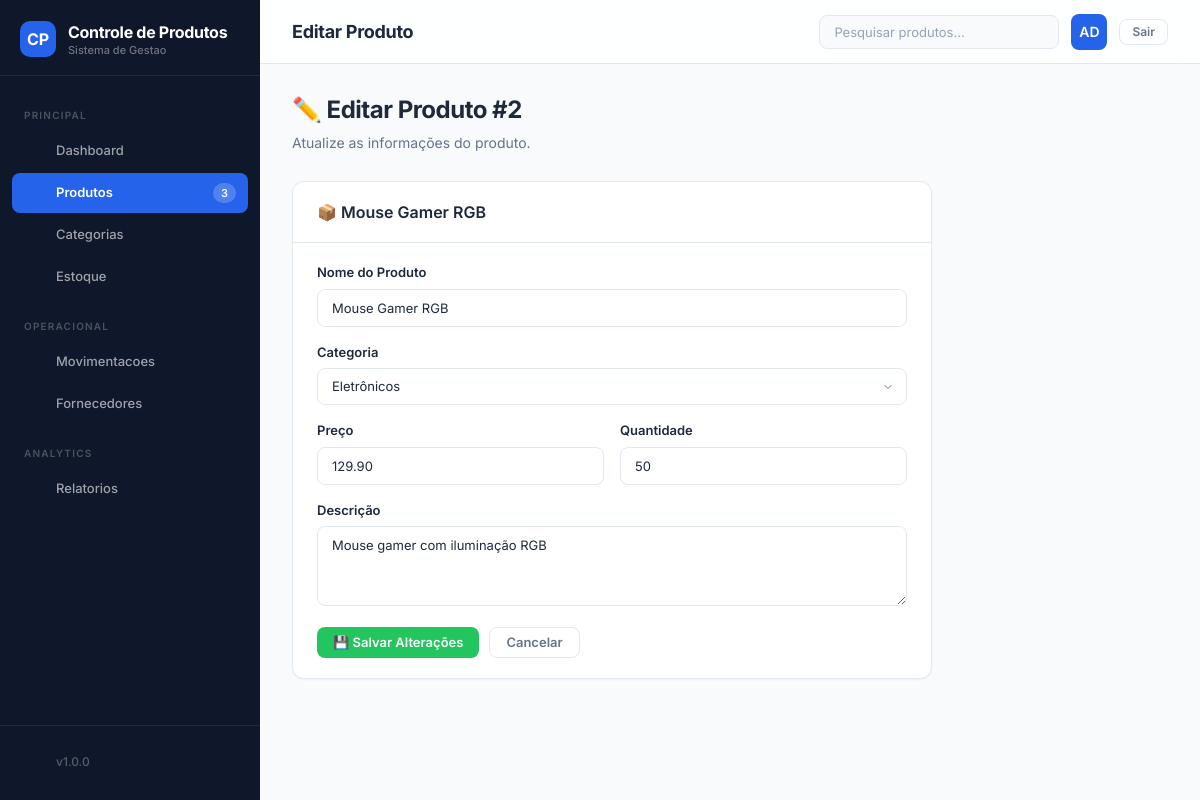
Screenshot of /editar_produto.php?id=2 (signed in) with the database file from the repository.
### tables this page shows
CREATE TABLE IF NOT EXISTS produtos (
    id INT AUTO_INCREMENT PRIMARY KEY,
    nome VARCHAR(150) NOT NULL,
    categoria_id INT DEFAULT NULL,
    preco DECIMAL(10, 2) NOT NULL,
    quantidade INT NOT NULL,
    descricao VARCHAR(255) DEFAULT NULL,
    status VARCHAR(20) DEFAULT 'Ativo',
    imagem VARCHAR(255) DEFAULT NULL,
    CONSTRAINT fk_produtos_categoria
        FOREIGN KEY (categoria_id)
        REFERENCES categorias(id)
        ON DELETE SET NULL
        ON UPDATE CASCADE
);

CREATE TABLE IF NOT EXISTS categorias (
    id INT AUTO_INCREMENT PRIMARY KEY,
    nome VARCHAR(100) NOT NULL,
    descricao VARCHAR(255) DEFAULT NULL,
    status VARCHAR(20) DEFAULT 'Ativo'
);

### src/functions/funcoes.php (called while the page is built, shortened)
<?php
function listarCategoriasAtivas($conn) {
    $sql = "SELECT * FROM categorias WHERE status = 'Ativo' ORDER BY nome ASC";
    return $conn->query($sql)->fetchAll();
}
function buscarProduto($conn, $id) {
    $sql = "SELECT p.*, c.nome AS categoria_nome
            FROM produtos p
            LEFT JOIN categorias c ON p.categoria_id = c.id
            WHERE p.id = ?";
    $stmt = $conn->prepare($sql);
    $stmt->execute([$id]);
    return $stmt->fetch();
}

### public/editar_produto.php (the view, shortened to what this page needs)
<?php
require '../src/functions/funcoes.php';
$conn = conectar();
$id = (int)($_GET['id'] ?? 0);
$produto = buscarProduto($conn, $id);
$categorias = listarCategoriasAtivas($conn);
require '../src/includes/header.php';
?>
<div class="page-header">
    <h1>✏️ Editar Produto #<?= $id ?></h1>
    <p>Atualize as informações do produto.</p>
</div>
<div class="card fade-in" style="max-width:640px;">
    <div class="card-header">
        <h2>📦 <?= htmlspecialchars($produto['nome']) ?></h2>
    </div>
    <div class="card-body">
        <form method="POST">
            <div class="form-group">
                <label>Nome do Produto</label>
                <input type="text" name="nome" class="form-control" value="<?= htmlspecialchars($produto['nome']) ?>" required>
            </div>
            <div class="form-group">
                <label>Categoria</label>
                <select name="categoria_id" class="form-control">
                    <?php foreach ($categorias as $c): ?>
                        <option value="<?= $c['id'] ?>" <?= $c['id'] == $produto['categoria_id'] ? 'selected' : '' ?>>
                            <?= htmlspecialchars($c['nome']) ?>
                        </option>
                    <?php endforeach; ?>
                </select>
            </div>
            <div class="form-row">
                <div class="form-group">
                    <label>Preço</label>
                    <input type="number" name="preco" class="form-control" step="0.01" value="<?= $produto['preco'] ?>" required>
                </div>
                <div class="form-group">
                    <label>Quantidade</label>
                    <input type="number" name="quantidade" class="form-control" value="<?= $produto['quantidade'] ?>" required>
                </div>
            </div>
            <div class="form-group">
                <label>Descrição</label>
                <textarea name="descricao" class="form-control" rows="3"><?= htmlspecialchars($produto['descricao'] ?? '') ?></textarea>
            </div>
            <div style="display:flex;gap:10px;">
                <button type="submit" class="btn btn-success">💾 Salvar Alterações</button>
                <a href="produtos.php" class="btn btn-ghost">Cancelar</a>
            </div>
        </form>
    </div>
</div>
<?php require '../src/includes/footer.php'; ?>

### public/assets/css/moderno.css (style rules this page uses)
:root { --bg: #F8FAFC; --bg-card: #FFFFFF; --bg-sidebar: #0F172A; --bg-topbar: #FFFFFF; --primary: #2563EB; --primary-hover: #1D4ED8; --primary-light: #EFF6FF; --success: #22C55E; --success-light: #F0FDF4; --warning: #F59E0B; --warning-light: #FFFBEB; --error: #EF4444; --error-light: #FEF2F2; --info: #3B82F6; --info-light: #EFF6FF; --text: #1E293B; --text-secondary: #64748B; --text-muted: #94A3B8; --border: #E2E8F0; --border-light: #F1F5F9; --sidebar-width: 260px; --topbar-height: 64px; --radius: 12px; --radius-sm: 8px; --radius-lg: 16px; --shadow-sm: 0 1px 2px rgba(0,0,0,0.05); --shadow: 0 1px 3px rgba(0,0,0,0.08), 0 1px 2px rgba(0,0,0,0.06); --shadow-lg: 0 4px 12px rgba(0,0,0,0.1); --shadow-xl: 0 8px 30px rgba(0,0,0,0.12); --transition: all 0.2s ease; }
*, *::before, *::after { margin:0; padding:0; box-sizing:border-box; }
html { font-size:14px; scroll-behavior:smooth; }
body { font-family:'Inter',-apple-system,BlinkMacSystemFont,sans-serif; background:var(--bg); color:var(--text); line-height:1.5; min-height:100vh; display:flex; }
a { text-decoration:none; color:inherit; }
.page-header { margin-bottom:28px; }
.page-header h1 { font-size:24px; font-weight:700; letter-spacing:-.5px; color:var(--text); }
.page-header p { color:var(--text-secondary); font-size:14px; margin-top:4px; }
.card { background:var(--bg-card); border-radius:var(--radius); box-shadow:var(--shadow-sm); border:1px solid var(--border); margin-bottom:20px; overflow:hidden; }
.card-header { padding:18px 24px; border-bottom:1px solid var(--border); display:flex; align-items:center; justify-content:space-between; flex-wrap:wrap; gap:12px; }
.card-header h2 { font-size:16px; font-weight:600; color:var(--text); display:flex; align-items:center; gap:8px; }
.card-body { padding:20px 24px; }
.btn { display:inline-flex; align-items:center; gap:6px; padding:8px 16px; border-radius:8px; font-size:13px; font-weight:600; font-family:'Inter',sans-serif; border:none; cursor:pointer; transition:var(--transition); text-decoration:none; line-height:1; white-space:nowrap; }
.btn-success { background:var(--success); color:white; }
.btn-ghost { background:transparent; color:var(--text-secondary); border:1px solid var(--border); }
.form-group { margin-bottom:16px; }
.form-group label { display:block; font-size:13px; font-weight:600; color:var(--text); margin-bottom:6px; }
.form-control { width:100%; padding:10px 14px; border:1px solid var(--border); border-radius:var(--radius-sm); font-family:'Inter',sans-serif; font-size:13px; color:var(--text); background:white; transition:var(--transition); }
.form-control::placeholder { color:var(--text-muted); }
select.form-control { cursor:pointer; appearance:none; background-repeat:no-repeat; background-position:right 12px center; padding-right:36px; }
textarea.form-control { resize:vertical; min-height:80px; }
.form-row { display:grid; grid-template-columns:repeat(auto-fit,minmax(180px,1fr)); gap:16px; }
.fade-in { animation:fadeIn .3s ease forwards; }

### rows the page displays
produtos: nome "Mouse Gamer RGB", categoria_id "Eletrônicos", preco "129.90", quantidade "50", descricao "Mouse gamer com iluminação RGB"

### other values shown
$estoqueBaixoCount "3"
$titulo "Editar Produto"
substr($usuario['nome'] ?? 'U', 0, 2) "AD"
$id "2"
